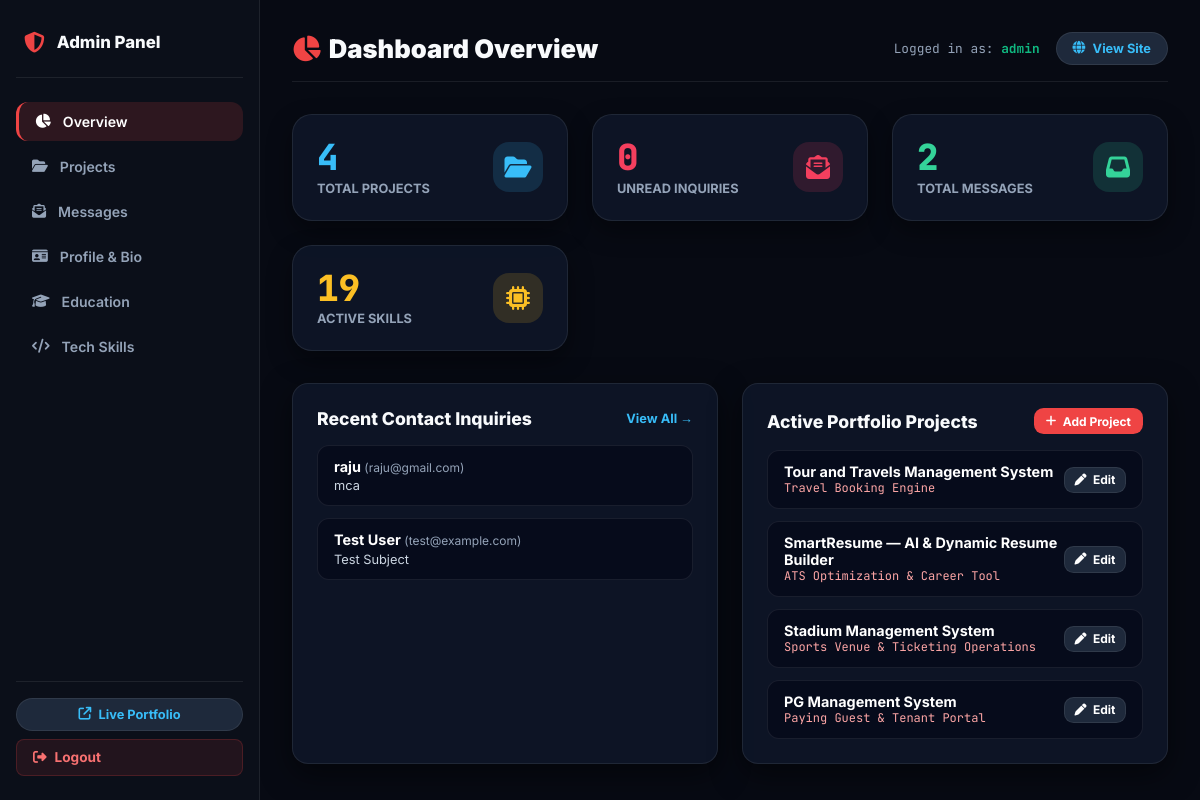
The page /panel/ (signed in) on the database its author committed.
### portfolio_app/models.py (models this page shows, shortened)
class ContactMessage(models.Model):
    name = models.CharField(max_length=100)
    email = models.EmailField()
    subject = models.CharField(max_length=200, blank=True)
    message = models.TextField()
    created_at = models.DateTimeField(auto_now_add=True)
    is_read = models.BooleanField(default=False)
    class Meta:
        ordering = ['-created_at']
        verbose_name = "Contact Message"
        verbose_name_plural = "Contact Messages"

class Project(models.Model):
    title = models.CharField(max_length=200)
    subtitle = models.CharField(max_length=150, default="Python, Django, HTML, CSS, JavaScript")
    tag = models.CharField(max_length=100, default="Django & SQLite")
    date_label = models.CharField(max_length=50, default="Jan 2024")
    description = models.TextField()
    features = models.TextField(help_text="Separate points with semicolons (;)", default="Secure login for admin and user; Manage schedules; Send updates and notifications")
    tech_stack = models.CharField(max_length=255, default="Python, Django, HTML5, CSS3, JavaScript, SQLite")
    image = models.ImageField(upload_to="projects/", null=True, blank=True)
    live_url = models.URLField(blank=True, null=True, help_text="Live project preview URL")
    github_url = models.URLField(blank=True, null=True, help_text="GitHub repository URL")
    is_featured = models.BooleanField(default=True)
    order = models.PositiveIntegerField(default=1)
    class Meta:
        ordering = ['order']
        verbose_name = "Project"
        verbose_name_plural = "Projects"

### portfolio_app/views.py (the view)
# urls.py: path('panel/', views.admin_dashboard, name='admin_dashboard'),
@login_required(login_url='admin_login')
def admin_dashboard(request):
    total_projects = Project.objects.count()
    total_messages = ContactMessage.objects.count()
    unread_messages = ContactMessage.objects.filter(is_read=False).count()
    total_skills = Skill.objects.count()
    recent_messages = ContactMessage.objects.all().order_by('-created_at')[:5]
    projects = Project.objects.all().order_by('order')[:4]
    profile = Profile.objects.first()
    context = {
        'total_projects': total_projects,
        'total_messages': total_messages,
        'unread_messages': unread_messages,
        'total_skills': total_skills,
        'recent_messages': recent_messages,
        'projects': projects,
        'profile': profile,
        'active_page': 'dashboard',
    }
    return render(request, 'portfolio_app/admin/dashboard.html', context)

### templates/portfolio_app/admin/dashboard.html (shortened to what this page needs)
{% extends 'portfolio_app/admin/base_admin.html' %}
{% block page_title %}<i class="fa-solid fa-chart-pie" style="color:#ef4444;"></i> Dashboard Overview{% endblock %}
{% block content %}
<div class="stats-grid">
  <div class="stat-card">
    <div>
      <div class="stat-val" style="color:#38bdf8;">{{ total_projects }}</div>
      <div class="stat-label">Total Projects</div>
    </div>
    <div class="stat-icon" style="background:rgba(56, 189, 248, 0.15); color:#38bdf8;">
      <i class="fa-solid fa-folder-open"></i>
    </div>
  </div>
  <div class="stat-card">
    <div>
      <div class="stat-val" style="color:#f43f5e;">{{ unread_messages }}</div>
      <div class="stat-label">Unread Inquiries</div>
    </div>
    <div class="stat-icon" style="background:rgba(244, 63, 94, 0.15); color:#f43f5e;">
      <i class="fa-solid fa-envelope-open-text"></i>
    </div>
  </div>
  <div class="stat-card">
    <div>
      <div class="stat-val" style="color:#34d399;">{{ total_messages }}</div>
      <div class="stat-label">Total Messages</div>
    </div>
    <div class="stat-icon" style="background:rgba(52, 211, 153, 0.15); color:#34d399;">
      <i class="fa-solid fa-inbox"></i>
    </div>
  </div>
  <div class="stat-card">
    <div>
      <div class="stat-val" style="color:#fbbf24;">{{ total_skills }}</div>
      <div class="stat-label">Active Skills</div>
    </div>
    <div class="stat-icon" style="background:rgba(251, 191, 36, 0.15); color:#fbbf24;">
      <i class="fa-solid fa-microchip"></i>
    </div>
  </div>
</div>
<div class="quick-grid">
  <div class="table-card" style="padding:1.5rem;">
    <div style="display:flex; justify-content:space-between; align-items:center; margin-bottom:1rem;">
      <h3 style="font-size:1.1rem; font-weight:800;">Recent Contact Inquiries</h3>
      <a href="{% url 'admin_messages' %}" style="font-size:0.8rem; color:#38bdf8; font-weight:700;">View All →</a>
    </div>
    {% if recent_messages %}
      <div style="display:flex; flex-direction:column; gap:0.75rem;">
        {% for msg in recent_messages %}
          <div style="padding:0.75rem 1rem; border-radius:0.75rem; background:rgba(2,6,23,0.6); border:1px solid var(--border-subtle); display:flex; justify-content:space-between; align-items:center;">
            <div>
              <div style="font-weight:700; font-size:0.9rem; color:#fff;">{{ msg.name }} <span style="font-size:0.75rem; font-weight:normal; color:#94a3b8;">({{ msg.email }})</span></div>
              <div style="font-size:0.8rem; color:#cbd5e1; margin-top:0.2rem;">{{ msg.subject }}</div>
            </div>
          </div>
        {% endfor %}
      </div>
    {% else %}
      <p style="color:var(--text-muted); font-size:0.88rem;">No messages received yet.</p>
    {% endif %}
  </div>
  <div class="table-card" style="padding:1.5rem;">
    <div style="display:flex; justify-content:space-between; align-items:center; margin-bottom:1rem;">
      <h3 style="font-size:1.1rem; font-weight:800;">Active Portfolio Projects</h3>
      <a href="{% url 'admin_project_add' %}" class="btn-action btn-primary" style="font-size:0.75rem; padding:0.35rem 0.75rem;">
        <i class="fa-solid fa-plus"></i> Add Project
      </a>
    </div>
    <div style="display:flex; flex-direction:column; gap:0.75rem;">
      {% for proj in projects %}
        <div style="padding:0.75rem 1rem; border-radius:0.75rem; background:rgba(2,6,23,0.6); border:1px solid var(--border-subtle); display:flex; justify-content:space-between; align-items:center;">
          <div>
            <div style="font-weight:700; font-size:0.9rem; color:#fff;">{{ proj.title }}</div>
            <div style="font-size:0.75rem; color:#fca5a5; font-family:'JetBrains Mono', monospace;">{{ proj.tag }}</div>
          </div>
          <div style="display:flex; gap:0.5rem;">
            <a href="{% url 'admin_project_edit' proj.pk %}" class="btn-action btn-secondary" style="font-size:0.75rem; padding:0.3rem 0.6rem;">
              <i class="fa-solid fa-pen"></i> Edit
            </a>
          </div>
        </div>
      {% endfor %}
    </div>
  </div>
</div>
{% endblock %}

### templates/portfolio_app/admin/base_admin.html (shortened to what this page needs)
{% load static %}
<!DOCTYPE html>
<html lang="en">
<head>
  <link rel="stylesheet" href="https://cdnjs.cloudflare.com/ajax/libs/font-awesome/6.5.1/css/all.min.css">
</head>
<body>
  <aside class="admin-sidebar">
    <div>
      <div class="sidebar-brand">
        <i class="fa-solid fa-shield-halved" style="color:#ef4444; font-size:1.3rem;"></i>
        <span>Admin Panel</span>
      </div>
      <ul class="sidebar-nav">
        <li>
          <a href="{% url 'admin_dashboard' %}" class="{% if active_page == 'dashboard' %}active{% endif %}">
            <i class="fa-solid fa-chart-pie"></i>
            <span>Overview</span>
          </a>
        </li>
        <li>
          <a href="{% url 'admin_projects' %}" class="{% if active_page == 'projects' %}active{% endif %}">
            <i class="fa-solid fa-folder-open"></i>
            <span>Projects</span>
          </a>
        </li>
        <li>
          <a href="{% url 'admin_messages' %}" class="{% if active_page == 'messages' %}active{% endif %}">
            <i class="fa-solid fa-envelope-open-text"></i>
            <span>Messages</span>
          </a>
        </li>
        <li>
          <a href="{% url 'admin_profile' %}" class="{% if active_page == 'profile' %}active{% endif %}">
            <i class="fa-solid fa-id-card"></i>
            <span>Profile & Bio</span>
          </a>
        </li>
        <li>
          <a href="{% url 'admin_education' %}" class="{% if active_page == 'education' %}active{% endif %}">
            <i class="fa-solid fa-graduation-cap"></i>
            <span>Education</span>
          </a>
        </li>
        <li>
          <a href="{% url 'admin_skills' %}" class="{% if active_page == 'skills' %}active{% endif %}">
            <i class="fa-solid fa-code"></i>
            <span>Tech Skills</span>
          </a>
        </li>
      </ul>
    </div>
    <div class="sidebar-footer">
      <a href="/" target="_blank" class="view-site-btn" style="width:100%; justify-content:center;">
        <i class="fa-solid fa-arrow-up-right-from-square"></i>
        <span>Live Portfolio</span>
      </a>
      <a href="{% url 'admin_logout' %}" class="btn-logout">
        <i class="fa-solid fa-right-from-bracket"></i>
        <span>Logout</span>
      </a>
    </div>
  </aside>
  <main class="admin-main">
    <div class="admin-topbar">
      <h1 class="page-title">
        {% block page_title %}Dashboard{% endblock %}
      </h1>
      <div style="display:flex; align-items:center; gap:1rem;">
        <span style="font-family:'JetBrains Mono', monospace; font-size:0.8rem; color:var(--text-muted);">
          Logged in as: <strong style="color:#10b981;">{{ request.user.username }}</strong>
        </span>
        <a href="/" target="_blank" class="view-site-btn">
          <i class="fa-solid fa-globe"></i>
          <span>View Site</span>
        </a>
      </div>
    </div>
    {% block content %}{% endblock %}
  </main>
</body>
</html>

### templates/portfolio_app/admin/base_admin.html (style rules this page uses)
:root { --bg-dark: #070a13; --bg-sidebar: #0b0f19; --bg-card: rgba(15, 23, 42, 0.85); --border-subtle: rgba(255, 255, 255, 0.08); --accent-red: #ef4444; --accent-emerald: #10b981; --accent-cyan: #06b6d4; --accent-amber: #f59e0b; --text-main: #f8fafc; --text-muted: #94a3b8; }
*, *::before, *::after { box-sizing: border-box; margin: 0; padding: 0; }
body { font-family: 'Inter', sans-serif; background: var(--bg-dark); color: var(--text-main); min-height: 100vh; display: flex; }
a { text-decoration: none; color: inherit; }
.admin-sidebar { width: 260px; background: var(--bg-sidebar); border-right: 1px solid var(--border-subtle); display: flex; flex-direction: column; justify-content: space-between; position: fixed; top: 0; bottom: 0; left: 0; z-index: 100; padding: 1.5rem 1rem; }
.sidebar-brand { display: flex; align-items: center; gap: 0.75rem; font-size: 1.05rem; font-weight: 800; padding: 0.5rem 0.5rem 1.5rem 0.5rem; border-bottom: 1px solid var(--border-subtle); }
.sidebar-nav { list-style: none; display: flex; flex-direction: column; gap: 0.35rem; margin-top: 1.5rem; }
.sidebar-nav a { display: flex; align-items: center; gap: 0.75rem; padding: 0.7rem 1rem; border-radius: 0.75rem; font-size: 0.88rem; font-weight: 600; color: var(--text-muted); transition: all 0.2s ease; }
.sidebar-nav a:hover, .sidebar-nav a.active { background: rgba(239, 68, 68, 0.15); color: #fff; border-left: 3px solid var(--accent-red); }
.sidebar-footer { border-top: 1px solid var(--border-subtle); padding-top: 1rem; display: flex; flex-direction: column; gap: 0.5rem; }
.btn-logout { display: flex; align-items: center; gap: 0.5rem; padding: 0.6rem 1rem; border-radius: 0.5rem; color: #f87171; font-size: 0.85rem; font-weight: 700; background: rgba(239, 68, 68, 0.1); border: 1px solid rgba(239, 68, 68, 0.2); transition: all 0.2s; }
.admin-main { margin-left: 260px; flex: 1; padding: 2rem; min-height: 100vh; }
.admin-topbar { display: flex; align-items: center; justify-content: space-between; margin-bottom: 2rem; padding-bottom: 1rem; border-bottom: 1px solid var(--border-subtle); }
.page-title { font-size: 1.6rem; font-weight: 900; display: flex; align-items: center; gap: 0.5rem; }
.view-site-btn { display: inline-flex; align-items: center; gap: 0.45rem; padding: 0.5rem 1rem; border-radius: 9999px; background: #1e293b; border: 1px solid var(--border-subtle); font-size: 0.8rem; font-weight: 700; color: #38bdf8; transition: all 0.2s; }
.table-card { background: var(--bg-card); border: 1px solid var(--border-subtle); border-radius: 1rem; overflow: hidden; box-shadow: 0 10px 30px rgba(0,0,0,0.5); }
.btn-action { display: inline-flex; align-items: center; gap: 0.4rem; padding: 0.6rem 1.25rem; border-radius: 0.6rem; font-weight: 700; font-size: 0.85rem; cursor: pointer; border: none; transition: all 0.2s; }
.btn-primary { background: var(--accent-red); color: #fff; }
.btn-secondary { background: #1e293b; color: #fff; border: 1px solid var(--border-subtle); }

### templates/portfolio_app/admin/dashboard.html (style rules this page uses)
.stats-grid { display: grid; grid-template-columns: repeat(auto-fit, minmax(220px, 1fr)); gap: 1.5rem; margin-bottom: 2rem; }
.stat-card { background: var(--bg-card); border: 1px solid var(--border-subtle); border-radius: 1.25rem; padding: 1.5rem; display: flex; align-items: center; justify-content: space-between; box-shadow: 0 10px 25px rgba(0,0,0,0.4); transition: transform 0.2s ease; }
.stat-val { font-size: 2.25rem; font-weight: 900; font-family: 'JetBrains Mono', monospace; line-height: 1; }
.stat-label { font-size: 0.8rem; color: var(--text-muted); font-weight: 700; text-transform: uppercase; margin-top: 0.35rem; }
.stat-icon { width: 50px; height: 50px; border-radius: 1rem; display: flex; align-items: center; justify-content: center; font-size: 1.5rem; }
.quick-grid { display: grid; grid-template-columns: 1fr 1fr; gap: 1.5rem; }

### rows shown on the page
ContactMessage: name "raju", email "raju@gmail.com", subject "mca"
ContactMessage: name "Test User", email "test@example.com", subject "Test Subject"
Project: title "Tour and Travels Management System", tag "Travel Booking Engine"
Project: title "SmartResume — AI & Dynamic Resume Builder", tag "ATS Optimization & Career Tool"
Project: title "Stadium Management System", tag "Sports Venue & Ticketing Operations"
Project: title "PG Management System", tag "Paying Guest & Tenant Portal"

### other values the page prints
{{ request.user.username }} "admin"
{{ total_projects }} "4"
{{ unread_messages }} "0"
{{ total_messages }} "2"
{{ total_skills }} "19"
